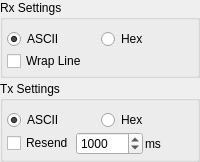
          <widget class="QWidget" name="widget_5" native="true">
           <property name="sizePolicy">
            <sizepolicy hsizetype="Fixed" vsizetype="Fixed">
             <horstretch>0</horstretch>
             <verstretch>0</verstretch>
            </sizepolicy>
           </property>
           <layout class="QVBoxLayout" name="verticalLayout_16">
            <property name="spacing">
             <number>3</number>
            </property>
            <property name="leftMargin">
             <number>0</number>
            </property>
            <property name="topMargin">
             <number>0</number>
            </property>
            <property name="rightMargin">
             <number>0</number>
            </property>
            <property name="bottomMargin">
             <number>0</number>
            </property>
            <item>
             <widget class="QGroupBox" name="groupBox_9">
              <property name="sizePolicy">
               <sizepolicy hsizetype="Preferred" vsizetype="Fixed">
                <horstretch>0</horstretch>
                <verstretch>0</verstretch>
               </sizepolicy>
              </property>
              <property name="title">
               <string>Rx Settings</string>
              </property>
              <layout class="QVBoxLayout" name="verticalLayout_17">
               <property name="spacing">
                <number>2</number>
               </property>
               <property name="leftMargin">
                <number>4</number>
               </property>
               <property name="rightMargin">
                <number>4</number>
               </property>
               <property name="bottomMargin">
                <number>4</number>
               </property>
               <item>
                <layout class="QHBoxLayout" name="horizontalLayout_20">
                 <item>
                  <widget class="QRadioButton" name="portReadAscii">
                   <property name="text">
                    <string notr="true">ASCII</string>
                   </property>
                   <property name="checked">
                    <bool>true</bool>
                   </property>
                  </widget>
                 </item>
                 <item>
                  <widget class="QRadioButton" name="portReadHex">
                   <property name="text">
                    <string notr="true">Hex</string>
                   </property>
                  </widget>
                 </item>
                </layout>
               </item>
               <item>
                <widget class="QCheckBox" name="wrapLineBox">
                 <property name="enabled">
                  <bool>true</bool>
                 </property>
                 <property name="text">
                  <string>Wrap Line</string>
                 </property>
                </widget>
               </item>
              </layout>
             </widget>
            </item>
            <item>
             <widget class="QGroupBox" name="groupBox_10">
              <property name="sizePolicy">
               <sizepolicy hsizetype="Preferred" vsizetype="Fixed">
                <horstretch>0</horstretch>
                <verstretch>0</verstretch>
               </sizepolicy>
              </property>
              <property name="title">
               <string>Tx Settings</string>
              </property>
              <layout class="QVBoxLayout" name="verticalLayout_18">
               <property name="spacing">
                <number>2</number>
               </property>
               <property name="leftMargin">
                <number>4</number>
               </property>
               <property name="rightMargin">
                <number>4</number>
               </property>
               <property name="bottomMargin">
                <number>4</number>
               </property>
               <item>
                <layout class="QHBoxLayout" name="horizontalLayout_21">
                 <item>
                  <widget class="QRadioButton" name="portWriteAscii">
                   <property name="text">
                    <string notr="true">ASCII</string>
                   </property>
                   <property name="checked">
                    <bool>true</bool>
                   </property>
                  </widget>
                 </item>
                 <item>
                  <widget class="QRadioButton" name="portWriteHex">
                   <property name="text">
                    <string notr="true">Hex</string>
                   </property>
                  </widget>
                 </item>
                </layout>
               </item>
               <item>
                <layout class="QHBoxLayout" name="horizontalLayout_22">
                 <property name="spacing">
                  <number>2</number>
                 </property>
                 <item>
                  <widget class="QCheckBox" name="resendBox">
                   <property name="text">
                    <string>Resend</string>
                   </property>
                  </widget>
                 </item>
                 <item>
                  <widget class="QSpinBox" name="resendIntervalBox">
                   <property name="minimum">
                    <number>10</number>
                   </property>
                   <property name="maximum">
                    <number>120000</number>
                   </property>
                   <property name="value">
                    <number>1000</number>
                   </property>
                  </widget>
                 </item>
                 <item>
                  <widget class="QLabel" name="label_7">
                   <property name="text">
                    <string>ms</string>
                   </property>
                  </widget>
                 </item>
                </layout>
               </item>
              </layout>
             </widget>
            </item>
           </layout>
          </widget>
